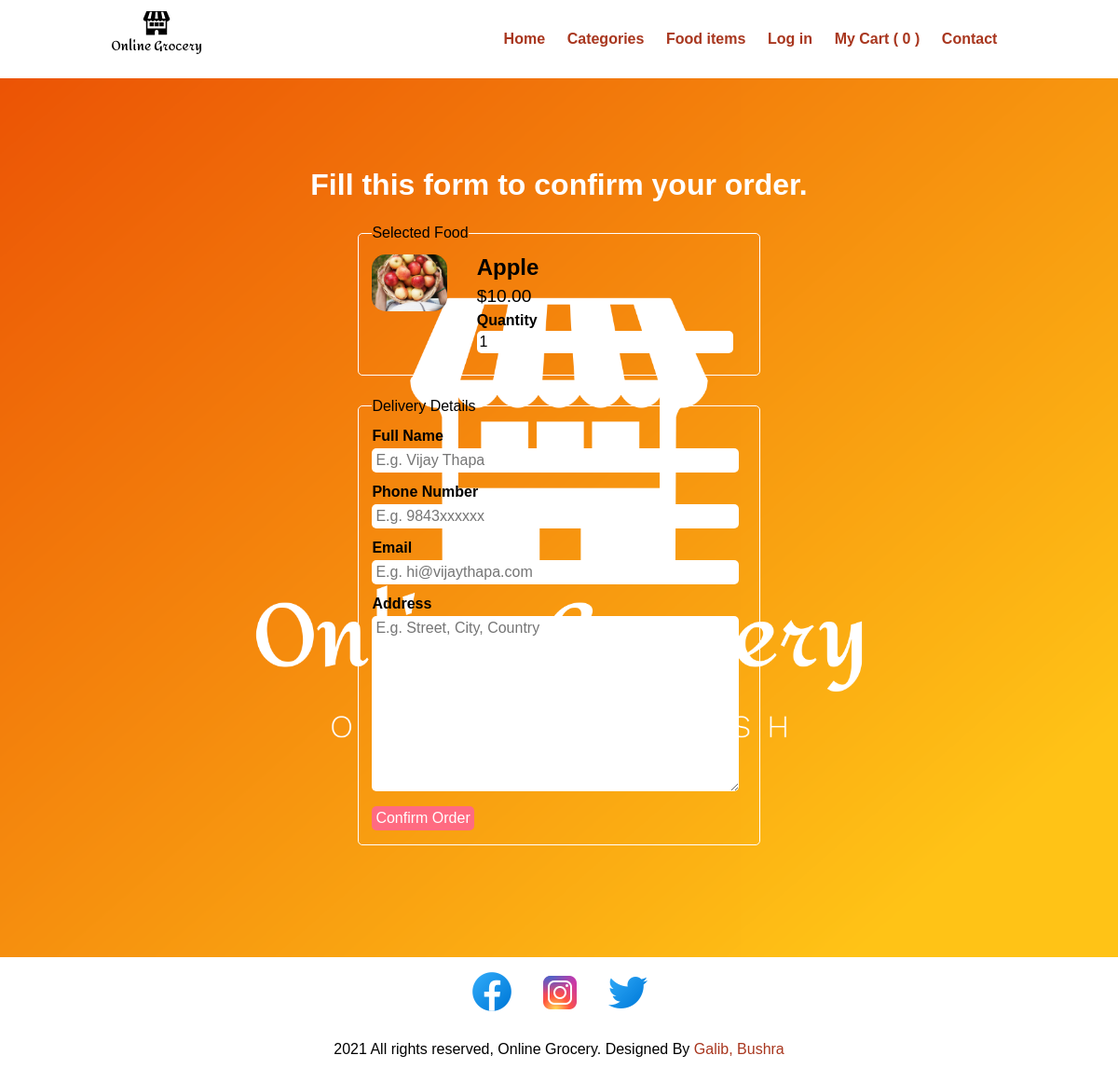
The page /order.php?food_id=28 on the database its author committed.
### tables this page shows
CREATE TABLE `tbl_food` (
  `id` int(10) UNSIGNED NOT NULL,
  `title` varchar(100) NOT NULL,
  `description` text NOT NULL,
  `price` decimal(10,2) NOT NULL,
  `image_name` varchar(255) NOT NULL,
  `category_id` int(10) UNSIGNED NOT NULL,
  `featured` varchar(10) NOT NULL,
  `active` varchar(10) NOT NULL
);

### order.php (the view, shortened to what this page needs)
<?php include('partials-front/menu.php'); ?>
<?php
if(isset($_GET['food_id']))
{
    $food_id = $_GET['food_id'];
    $sql = "SELECT * FROM tbl_food WHERE id=$food_id";
    $res = mysqli_query($conn, $sql);
    $count = mysqli_num_rows($res);
    if($count==1)
    {
        $row = mysqli_fetch_assoc($res);
        $title = $row['title'];
        $price = $row['price'];
        $image_name = $row['image_name'];
    }
    else
    {
        header('location:'.SITEURL);
    }
}
else
{
    header('location:'.SITEURL);
}
?>
<section class="food-search">
    <div class="container">
        <h2 class="text-center text-white">Fill this form to confirm your order.</h2>
        <form action="" method="POST" class="order">
            <fieldset>
                <legend>Selected Food</legend>
                <div class="food-menu-img">
                    <?php
                    if($image_name=="")
                    {
                        echo "<div class='error'>Image not Available.</div>";
                    }
                    else
                    {
                        ?>
                        <img src="<?php echo SITEURL; ?>images/food/<?php echo $image_name; ?>" alt="Chicke Hawain Pizza" class="img-responsive img-curve">
                        <?php
                    }
                    ?>
                </div>
                <div class="food-menu-desc">
                    <h3><?php echo $title; ?></h3>
                    <p class="food-price">$<?php echo $price; ?></p>
                    <div class="order-label">Quantity</div>
                    <input type="number" name="qty" class="input-responsive" value="1" required>
                </div>
            </fieldset>
            <fieldset>
                <legend>Delivery Details</legend>
                <div class="order-label">Full Name</div>
                <input type="text" name="full-name" placeholder="E.g. Vijay Thapa" class="input-responsive" required>
                <div class="order-label">Phone Number</div>
                <input type="tel" name="contact" placeholder="E.g. 9843xxxxxx" class="input-responsive" required>
                <div class="order-label">Email</div>
                <input type="email" name="email" placeholder="E.g. hi@vijaythapa.com" class="input-responsive" required>
                <div class="order-label">Address</div>
                <textarea name="address" rows="10" placeholder="E.g. Street, City, Country" class="input-responsive" required></textarea>
                <input type="submit" name="submit" value="Confirm Order" class="btn btn-primary">
            </fieldset>
        </form>
            </div>
        </section>
        <?php include('partials-front/footer.php'); ?>

### css/style.css (style rules this page uses)
* { margin: 0 0; padding: 0 0; font-family: Arial, Helvetica, sans-serif; }
.container { width: 80%; margin: 0 auto; padding: 1%; }
.img-responsive { width: 100%; }
.img-curve { border-radius: 15px; }
.text-center { text-align: center; }
.text-white { color: white; }
.btn { padding: 1%; border: none; font-size: 1rem; border-radius: 5px; }
.btn-primary { background-color: #ff6b81; color: white; cursor: pointer; }
h2 { color: #2f3542; font-size: 2rem; margin-bottom: 2%; }
h3 { font-size: 1.5rem; }
fieldset { border: 1px solid white; margin: 5%; padding: 3%; border-radius: 5px; }
.food-search { background-image: url(../images/cover.png); background-size: cover; background-repeat: no-repeat; background-position: center; padding: 7% 0; }
.food-menu-img { width: 20%; float: left; }
.food-menu-desc { width: 70%; float: left; margin-left: 8%; }
.food-price { font-size: 1.2rem; margin: 2% 0; }
.order { width: 50%; margin: 0 auto; }
.input-responsive { width: 96%; padding: 1%; margin-bottom: 3%; border: none; border-radius: 5px; font-size: 1rem; }
.order-label { margin-bottom: 1%; font-weight: bold; }

### rows shown on the page
tbl_food: image_name (picture), title "Apple", price "10.00"

### other values the page prints
$count "0"
